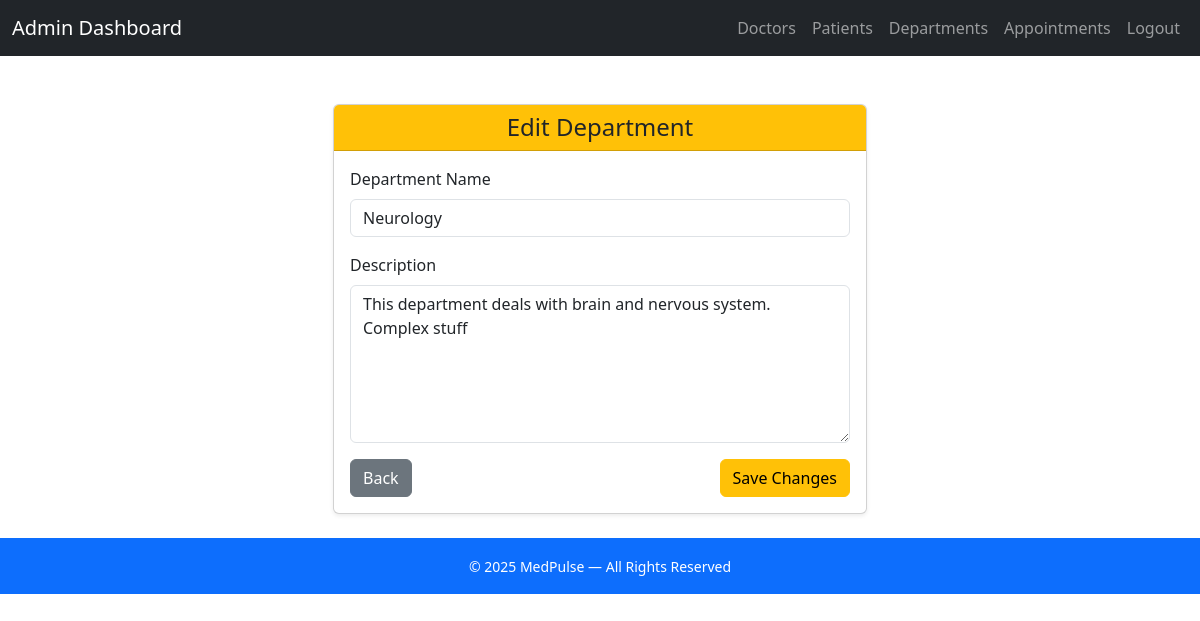
Page /admin/edit-department/1 (signed in) on the committed database.
### controller/models.py (models this page shows)
class Department(db.Model):
    __tablename__='department'
    department_id=db.Column(db.Integer,primary_key=True,autoincrement=True)
    name=db.Column(db.String(50), nullable=False,unique=True)
    description=db.Column(db.Text, nullable=False)
    doctors = db.relationship('Doctor', back_populates='department',uselist=True)

### controller/admin_routes.py (the view, shortened to what this page needs)
@admin.route('/edit-department/<int:department_id>', methods=['GET', 'POST'])
@login_required
def admin_edit_department(department_id):
    if current_user.role.role != 'Admin':
        flash("You are not authorized to perform this action.", "danger")
        return redirect(url_for('main.dashboard'))
    dept = Department.query.get(department_id)
    if not dept:
        flash("Department not found!", "danger")
        return redirect(url_for('admin.admin_departments'))
    if request.method == 'GET':
        return render_template('Admin/admin_dept_edit.html', dept=dept)

### app.py (called while the page is built)
@app.before_request
def force_logout_blacklisted():
    if current_user.is_authenticated and current_user.blacklisted:
        logout_user()
        flash("Your account has been disabled.", "danger")
        return redirect(url_for('main.home'))

@app.context_processor
def inject_current_year():
    return {"current_year": datetime.now().year}

### controller/routes.py (called while the page is built)
@login_manager.user_loader
def load_user(user_id):
    return User.query.get(int(user_id))

### templates/Admin/admin_dept_edit.html (shortened to what this page needs)
{% extends "Admin/base.html" %}
{% block content %}
<div class="container mt-5">
    <div class="row justify-content-center">
        <div class="col-md-6">
            <div class="card shadow-sm">
                <div class="card-header bg-warning text-dark text-center">
                    <h4 class="mb-0">Edit Department</h4>
                </div>
                <div class="card-body">
                    <form method="POST" action="{{ url_for('admin.admin_edit_department', department_id=dept.department_id) }}">
                        <div class="mb-3">
                            <label for="name" class="form-label">Department Name</label>
                            <input
                                type="text"
                                class="form-control"
                                id="name"
                                name="name"
                                value="{{ dept.name }}"
                                placeholder="Enter department name"
                                required
                                maxlength="50"
                            >
                        </div>
                        <div class="mb-3">
                            <label for="description" class="form-label">Description</label>
                            <textarea
                                class="form-control"
                                id="description"
                                name="description"
                                rows="6"
                                required
                                placeholder="Enter department description"
                            >{{ dept.description }}</textarea>
                        </div>
                        <div class="d-flex justify-content-between">
                            <a href="{{ url_for('admin.admin_departments') }}" class="btn btn-secondary">Back</a>
                            <button type="submit" class="btn btn-warning">Save Changes</button>
                        </div>
                    </form>
                </div>
            </div>
        </div>
    </div>
</div>
{% endblock %}

### rows in the picture
Department: name "Neurology", description "This department deals with brain and nervous system. Complex stuff"
